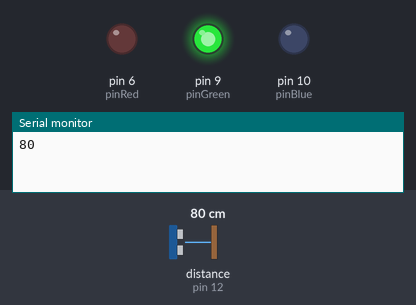
Simulated run of this sketch. Board: Arduino Uno, built with avr-gcc and run on an emulated ATmega328P. Parts: output pins drawn as LEDs (lit = HIGH), the last lines printed to the serial monitor. The test bench sets the inputs (shaded band); at power-on: distance to the obstacle (sensor on pin 12) 80 cm. The echo pulse lasts 58.3 µs per cm.

Above: at 3.2 s.
3.3 s: distance to the obstacle (sensor on pin 12) set to 12 cm
8.1 s: distance to the obstacle (sensor on pin 12) set to 9 cm
At 10.4 s:
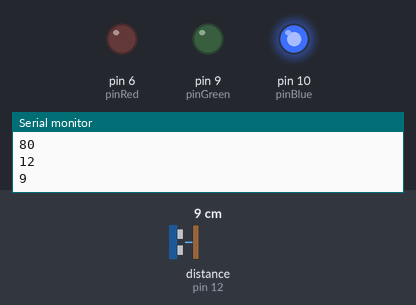
17.1 s: distance to the obstacle (sensor on pin 12) set to 7 cm
21.9 s: distance to the obstacle (sensor on pin 12) set to 4 cm
At 23.6 s:
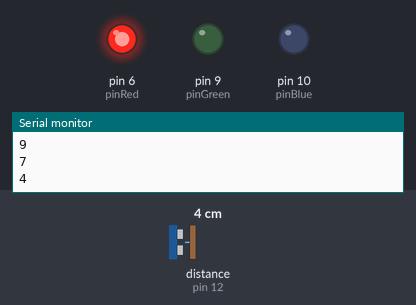
30.9 s: distance to the obstacle (sensor on pin 12) set to 18 cm
At 33.1 s:
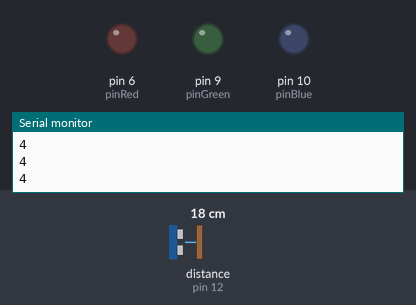
39.7 s: distance to the obstacle (sensor on pin 12) set to 2 cm
At 43.6 s:
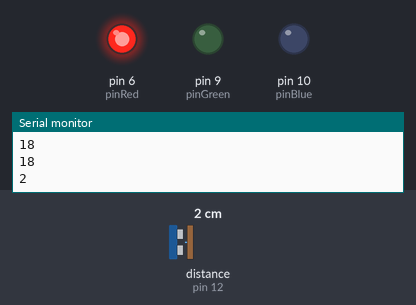
Timing chart, 0 to 49.7 s (numbered marks = the images above; inputs shaded):
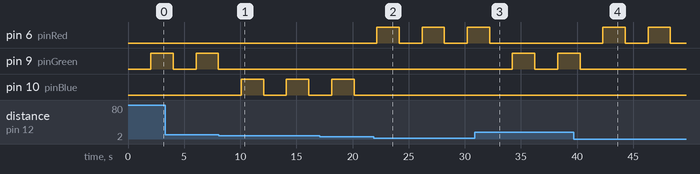

Measured:
- the behaviour switches between 11 and 10 cm on distance to the obstacle (sensor on pin 12) (found by bisection; images 0 and 1)
- the behaviour switches between 6 and 5 cm on distance to the obstacle (sensor on pin 12) (found by bisection; images 1 and 2)
- after the input at 8.1 s, pin 9 (pinGreen): stops changing and stays LOW; pin 10 (pinBlue): alternates HIGH for 2.0 s and LOW for 2.0 s, starting after 2.0 s
- after the input at 21.9 s, pin 6 (pinRed): alternates HIGH for 2.0 s and LOW for 2.0 s, starting after 0.26 s; pin 10 (pinBlue): stops changing and stays LOW
- after the input at 30.9 s, pin 6 (pinRed): goes on until 32.2 s, then stays LOW; pin 9 (pinGreen): LOW → HIGH after 3.3 s, → LOW 2.0 s later, → HIGH 2.0 s later
- after the input at 39.7 s, pin 6 (pinRed): alternates HIGH for 2.0 s and LOW for 2.0 s, starting after 2.6 s; pin 9 (pinGreen): goes on until 40.3 s, then stays LOW

The sketch:

ultrasonic_2.ino
```cpp
//Include the code library for the sensor
#include "SR04.h"
//Declare pins
int pinTrig = 12;
int pinEcho = 11;
int pinBlue = 10;
int pinGreen = 9;
int pinRed = 6;

//Create sensor object
SR04 sensor = SR04(pinEcho, pinTrig);

//Variable for distance measurments
long distance;
void setup() {
  // put your setup code here, to run once:
  Serial.begin(9600);
  delay(2000);// 1 second
  pinMode(pinBlue, OUTPUT);
  pinMode(pinGreen, OUTPUT);
  pinMode(pinRed, OUTPUT);
}

void loop() {
  // put your main code here, to run repeatedly:
  distance = sensor.Distance();
  if(distance <= 5){
    Serial.println(distance);
    digitalWrite(pinRed, HIGH);
    delay(2000); //maybe change this?
    digitalWrite(pinRed, LOW);
    delay(2000);
  }
  else if(distance >5 && distance <= 10){
    Serial.println(distance);
    digitalWrite(pinBlue, HIGH);
    delay(2000); //maybe change this?
    digitalWrite(pinBlue, LOW);
    delay(2000);
  }
  else if(distance > 10){
    Serial.println(distance);
    digitalWrite(pinGreen, HIGH);
    delay(2000); //maybe change this?
    digitalWrite(pinGreen, LOW);
    delay(2000);
  }
}
```
